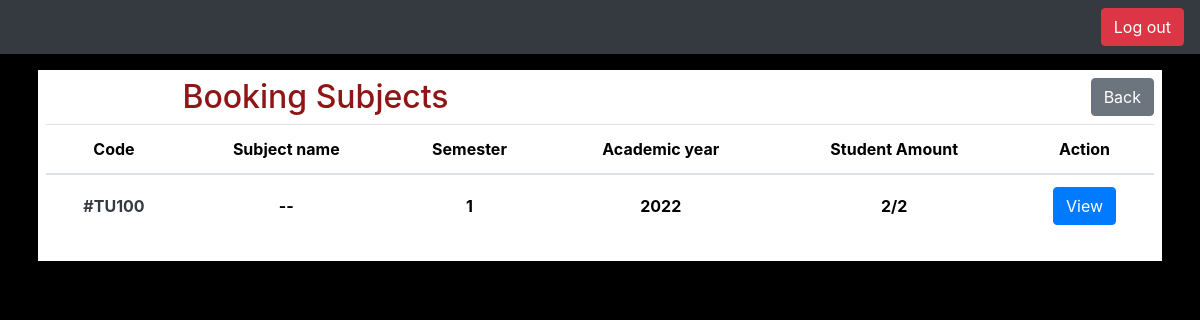
The app's page /bookingsubject/, older data.
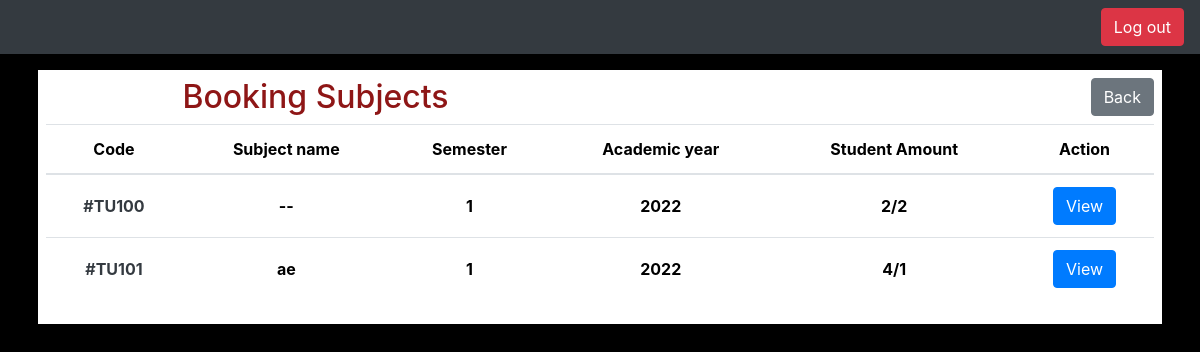
The same page, newer data.
### bookingsubject/models.py (models this page shows, shortened)
class Subject(models.Model):
    code = models.CharField(max_length=3, unique=True)
    subject_name = models.CharField(max_length=15)
    semester = models.CharField(max_length=1)
    academic_year = models.IntegerField()
    amount = models.IntegerField()
    status = models.BooleanField()
    student = models.IntegerField(default=0)

### bookingsubject/views.py (the view)
# urls.py: path('', views.index, name='booking_index'),
def index(req, data={"status": None, "message": None}):
    subjects = Subject.objects.all()
    return render(req, "bookingsubject/index.html", {
        "subjects": subjects,
        "message": data["message"],
        "status": data["status"]
    })

### bookingsubject/templates/bookingsubject/index.html (shortened to what this page needs)
{% extends 'bookingsubject/layout.html' %} {% block body %}
<div style="background-color: white" class="p-2">
  <div class="flex">
    <div class="row">
      <div class="col">
        <h2
          class="position-relative text-center justify-content-center head-text"
        >
          Booking Subjects
        </h2>
      </div>
      <div class="col">
        <a
          class="position-relative justify-content-end btn btn-secondary float-right"
          href="{% url 'index' %}"
          >Back</a
        >
      </div>
    </div>
  </div>
  <table class="table table-hover text-center">
    <thead>
      <tr class="sub-text">
        <th scope="col">Code</th>
        <th scope="col">Subject name</th>
        <th scope="col">Semester</th>
        <th scope="col">Academic year</th>
        <th scope="col">Student Amount</th>
        <th scope="col">Action</th>
      </tr>
    </thead>
    <tbody class="text text-center">
      {% for subject in subjects %}
      <tr>
        <th scope="row" class="text-dark align-middle">#{{ subject.code }}</th>
        <th class="align-middle">{{ subject.subject_name }}</th>
        <th class="align-middle">{{ subject.semester }}</th>
        <th class="align-middle">{{ subject.academic_year }}</th>
        <th class="align-middle">{{ subject.amount }}/{{ subject.student }}</th>
        <th class="align-middle">
          <div class="row">
            <div class="col">
              <a
                class="btn btn-primary"
                href="{% url 'subject_info' subject.id %}"
                >View</a
              >
            </div>
          </div>
        </th>
      </tr>
      {% empty %}
      <tr>
        <th colspan="7"><i>No data</i></th>
      </tr>
      {% endfor %}
    </tbody>
  </table>
</div>
{% endblock %}

Row changes from the older to the newer data that the page shows:
added Subject: code "TU101", subject_name "ae", semester "1", academic_year "2022", amount "4", student "1"
